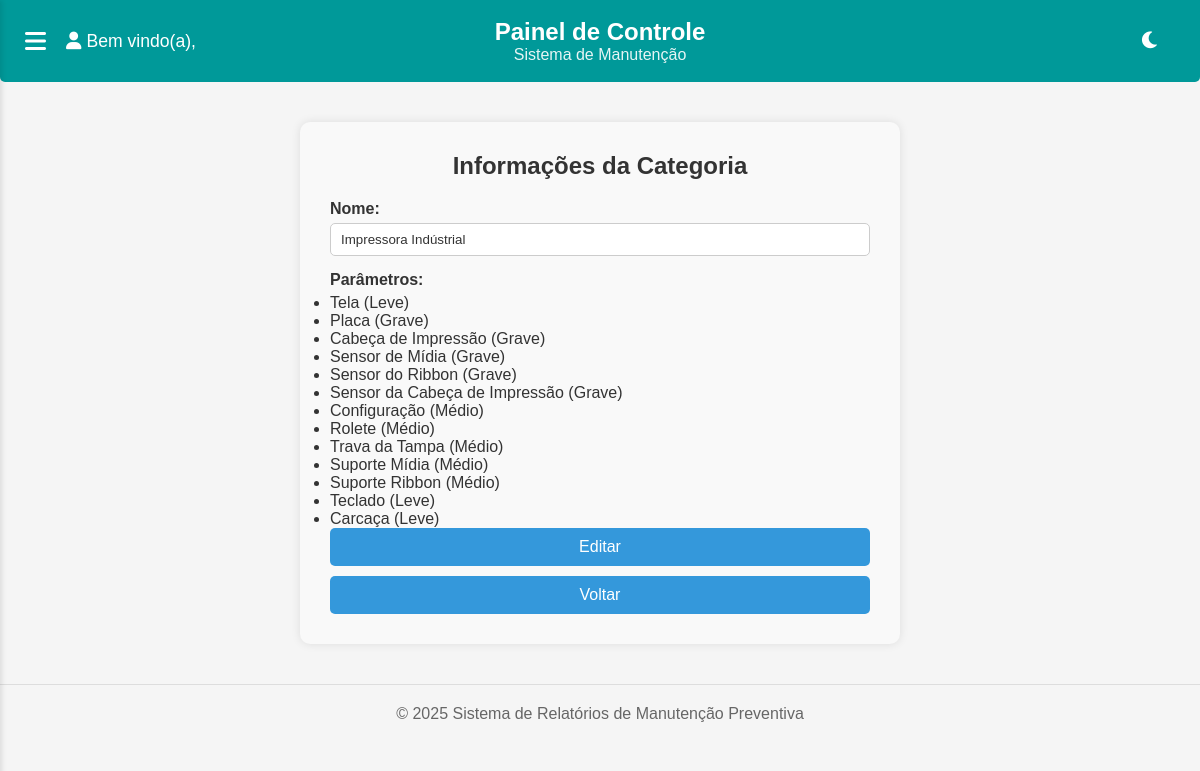
The page /equipamentos/categorias/4/ on the database its author committed.
### equipamentos/models.py (models this page shows, shortened)
class CategoriaEquipamento(models.Model):
    nome = models.CharField(max_length=100, unique=True)
    parametros = models.ManyToManyField(ParametroEquipamento, blank=True)

class ParametroEquipamento(models.Model):
    nome = models.CharField(max_length=100, unique=True)
    GRAVIDADES = (
        ('leve', 'Leve'),
        ('medio', 'Médio'),
        ('grave', 'Grave'),
    )
    gravidade = models.CharField(max_length=10, choices=GRAVIDADES)
    avaliacao_ajuda = models.TextField(
        blank=True,
        verbose_name="Como avaliar",
        help_text="Descreva como o analista deve avaliar este parâmetro."
    )

### equipamentos/views.py (the view)
# urls.py: path('categorias/<int:pk>/', views.detalhes_categoria, name='detalhes_categoria'),
def detalhes_categoria(request, pk):
    categoria = get_object_or_404(CategoriaEquipamento, pk=pk)
    return render(request, 'categorias/detalhes_categoria.html', {'categoria': categoria})

### equipamentos/templates/categorias/detalhes_categoria.html (shortened to what this page needs)
{% extends 'base.html' %}
{% load static %}
{% block extrahead %}
    <link rel="stylesheet" href="{% static 'css/usuario.css' %}">
{% endblock %}
{% block content %}
<div class="form-container">
    <h2>Informações da Categoria</h2>
    <label>Nome:</label>
    <input type="text" value="{{ categoria.nome }}" readonly>
    <label>Parâmetros:</label>
    {% if categoria.parametros.all %}
        <ul>
        {% for parametro in categoria.parametros.all %}
            <li>{{ parametro.nome }} ({{ parametro.get_gravidade_display }})</li>
        {% endfor %}
        </ul>
    {% else %}
        <p>Nenhum parâmetro associado.</p>
    {% endif %}
    <a href="{% url 'equipamentos:editar_categoria' categoria.pk %}">
        <button type="button">Editar</button>
    </a>
    <a href="{% url 'equipamentos:listar_categorias' %}">
        <button type="button" style="margin-top: 10px;">Voltar</button>
    </a>
</div>
{% endblock %}

### static/css/global.css (style rules this page uses)
* { margin: 0; padding: 0; box-sizing: border-box; font-family: Arial, sans-serif; }
:root { --primary-color: #009999; --secondary-color: #008080; --background-color: #f5f5f5; --card-background: white; --subcard-background: #f0f0f0; --text-color: #333; --text-secondary: #666; }
body { background-color: var(--background-color); color: var(--text-color); min-height: 100vh; margin: 0; display: flex; flex-direction: column; }
label { color: var(--text-color); }
input[type="text"], input[type="date"], input[type="email"], input[type="tel"], input[type="password"], textarea, select { background-color: var(--card-background); color: var(--text-color); border-color: var(--text-secondary); }
button { background-color: #009999; color: white; border: none; padding: 10px 20px; border-radius: 5px; cursor: pointer; font-size: 14px; transition: all 0.3s ease; }

### static/css/usuario.css (style rules this page uses)
.form-container { max-width: 600px; margin: 40px auto; background-color: #f9f9f9; padding: 30px; border-radius: 10px; box-shadow: 0 0 10px rgba(0, 0, 0, 0.1); }
.form-container h2 { margin-bottom: 20px; text-align: center; color: #333; }
.form-container label { display: block; margin-bottom: 5px; font-weight: bold; }
.form-container input[type="text"], .form-container input[type="email"], .form-container input[type="file"], .form-container select { width: 100%; padding: 8px 10px; margin-bottom: 15px; border: 1px solid #ccc; border-radius: 5px; }
.form-container button { width: 100%; padding: 10px; background-color: #3498db; border: none; color: white; font-size: 16px; border-radius: 5px; cursor: pointer; }

### rows shown on the page
CategoriaEquipamento: nome "Impressora Indústrial"
ParametroEquipamento: nome "Tela", gravidade "Leve"
ParametroEquipamento: nome "Placa", gravidade "Grave"
ParametroEquipamento: nome "Cabeça de Impressão", gravidade "Grave"
ParametroEquipamento: nome "Sensor de Mídia", gravidade "Grave"
ParametroEquipamento: nome "Sensor do Ribbon", gravidade "Grave"
ParametroEquipamento: nome "Sensor da Cabeça de Impressão", gravidade "Grave"
ParametroEquipamento: nome "Configuração", gravidade "Médio"
ParametroEquipamento: nome "Rolete", gravidade "Médio"
ParametroEquipamento: nome "Trava da Tampa", gravidade "Médio"
ParametroEquipamento: nome "Suporte Mídia", gravidade "Médio"
ParametroEquipamento: nome "Suporte Ribbon", gravidade "Médio"
ParametroEquipamento: nome "Teclado", gravidade "Leve"
ParametroEquipamento: nome "Carcaça", gravidade "Leve"
